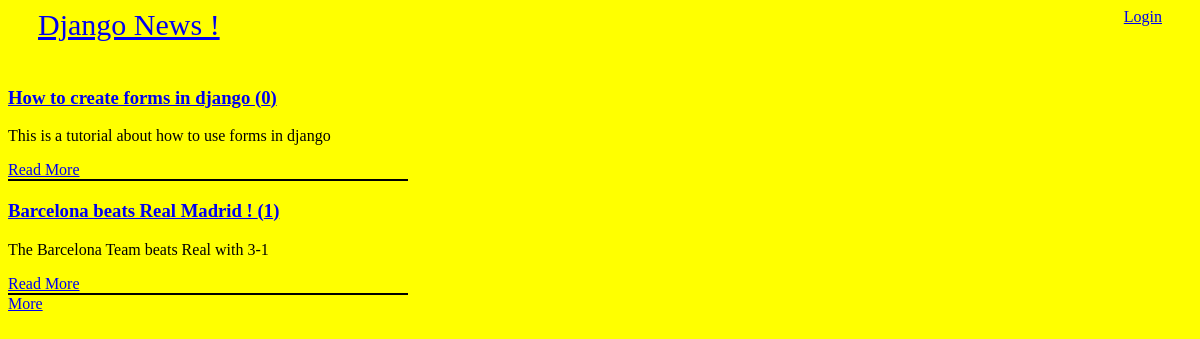
Page /topics/ on the committed database.
### topics/models.py (models this page shows, shortened)
class Topic(models.Model):
    published_at = models.DateTimeField(blank=False, null=False,  default=timezone.now())
    title = models.CharField(blank=False, null=False, max_length=100)
    slug = models.CharField(blank=False, null=False, max_length=100)
    content = models.TextField(blank=False, null=False)
    author = models.ForeignKey(User, on_delete=models.CASCADE, verbose_name='author of the Topic')
    nbr_upvotes = models.IntegerField(blank=False, null=False, default=0)
    class Meta:
        db_table = 'topics'
        ordering = ['-published_at']

### topics/views.py (the view)
# urls.py: path('', views.list_topics, name='list_topics'),
def list_topics(request):
    sorting_type = request.GET.get('sort', 'recent')
    if sorting_type == 'recent' or (sorting_type != 'recent' and sorting_type != 'rated') :
        topic_list = Topic.objects.all()
    else:
        topic_list = Topic.objects.order_by('-nbr_upvotes')
    paginator = Paginator(topic_list, 2)
    page = request.GET.get('page')
    topics = paginator.get_page(page)
    return render(request, 'topics/list.html', {'topics': topics})

### djangonews/templates/topics/list.html (shortened to what this page needs)
{% extends 'base.html' %}
{% block content %}
{% for t in topics %}
    <div class="topic-block">
        <article>
            <h3><a href="{% url 'detail_topic' slug=t.slug %}">{{ t.title }} ({{ t.comments.count }})</a></h3>
            <p> {{ t.content }}</p>
            <div>
                <a href="{% url 'detail_topic' slug=t.slug %}">Read More</a>
            </div>
        </article>
        <span class="line"></span>
    </div>
{% endfor %}
    <div class="pagination">
       {% if topics.has_next %}
        <a href="?page={{ topics.next_page_number }}">More</a>
       {% else %}
        <a href="?page={{ topics.previous_page_number }}">Previous</a>
       {% endif %}
    </div>
{% endblock %}

### topics/static/topics/styles/main.css (style rules this page uses)
body { background-color: yellow; }
.topic-block .line { display: block; width: 400px; height: 2px; background-color: black; }

### rows in the picture
Topic: title "How to create forms in django", comments.count "0", content "This is a tutorial about how to use forms in django"
Topic: title "Barcelona beats Real Madrid !", comments.count "1", content "The Barcelona Team beats Real with 3-1"
